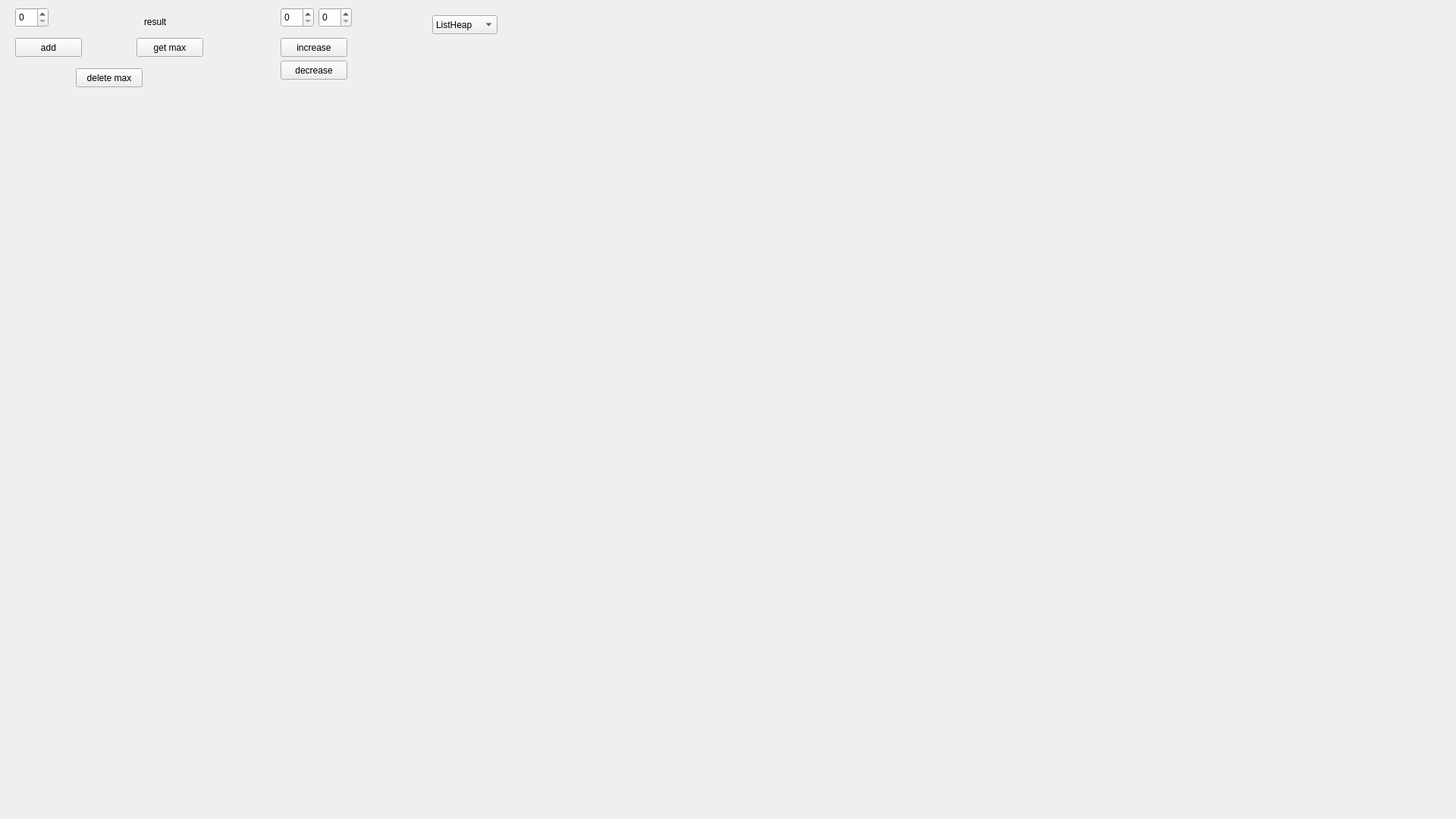
<?xml version="1.0" encoding="UTF-8"?>
<ui version="4.0">
 <class>mainwindow</class>
 <widget class="QWidget" name="mainwindow">
  <property name="geometry">
   <rect>
    <x>0</x>
    <y>0</y>
    <width>1920</width>
    <height>1080</height>
   </rect>
  </property>
  <property name="windowTitle">
   <string>mainwindow</string>
  </property>
  <widget class="QSpinBox" name="addNumberInput">
   <property name="geometry">
    <rect>
     <x>20</x>
     <y>10</y>
     <width>44</width>
     <height>26</height>
    </rect>
   </property>
  </widget>
  <widget class="QPushButton" name="addNumberButton">
   <property name="geometry">
    <rect>
     <x>20</x>
     <y>50</y>
     <width>88</width>
     <height>25</height>
    </rect>
   </property>
   <property name="text">
    <string>add</string>
   </property>
  </widget>
  <widget class="QLabel" name="maxResult">
   <property name="geometry">
    <rect>
     <x>190</x>
     <y>20</y>
     <width>66</width>
     <height>17</height>
    </rect>
   </property>
   <property name="text">
    <string>result</string>
   </property>
  </widget>
  <widget class="QPushButton" name="maxButton">
   <property name="geometry">
    <rect>
     <x>180</x>
     <y>50</y>
     <width>88</width>
     <height>25</height>
    </rect>
   </property>
   <property name="text">
    <string>get max</string>
   </property>
  </widget>
  <widget class="QPushButton" name="increaseButton">
   <property name="geometry">
    <rect>
     <x>370</x>
     <y>50</y>
     <width>88</width>
     <height>25</height>
    </rect>
   </property>
   <property name="text">
    <string>increase</string>
   </property>
  </widget>
  <widget class="QSpinBox" name="valueInput">
   <property name="geometry">
    <rect>
     <x>370</x>
     <y>10</y>
     <width>44</width>
     <height>26</height>
    </rect>
   </property>
  </widget>
  <widget class="QSpinBox" name="deltaInput">
   <property name="geometry">
    <rect>
     <x>420</x>
     <y>10</y>
     <width>44</width>
     <height>26</height>
    </rect>
   </property>
  </widget>
  <widget class="QPushButton" name="decreaseButton">
   <property name="geometry">
    <rect>
     <x>370</x>
     <y>80</y>
     <width>88</width>
     <height>25</height>
    </rect>
   </property>
   <property name="text">
    <string>decrease</string>
   </property>
  </widget>
  <widget class="QComboBox" name="heapType">
   <property name="geometry">
    <rect>
     <x>570</x>
     <y>20</y>
     <width>86</width>
     <height>25</height>
    </rect>
   </property>
   <item>
    <property name="text">
     <string>ListHeap</string>
    </property>
   </item>
   <item>
    <property name="text">
     <string>ArrayHeap</string>
    </property>
   </item>
  </widget>
  <widget class="QLabel" name="list">
   <property name="geometry">
    <rect>
     <x>90</x>
     <y>270</y>
     <width>1611</width>
     <height>91</height>
    </rect>
   </property>
   <property name="text">
    <string/>
   </property>
  </widget>
  <widget class="QPushButton" name="deleteMaxButton">
   <property name="geometry">
    <rect>
     <x>100</x>
     <y>90</y>
     <width>88</width>
     <height>25</height>
    </rect>
   </property>
   <property name="text">
    <string>delete max</string>
   </property>
  </widget>
 </widget>
 <resources/>
 <connections/>
</ui>
